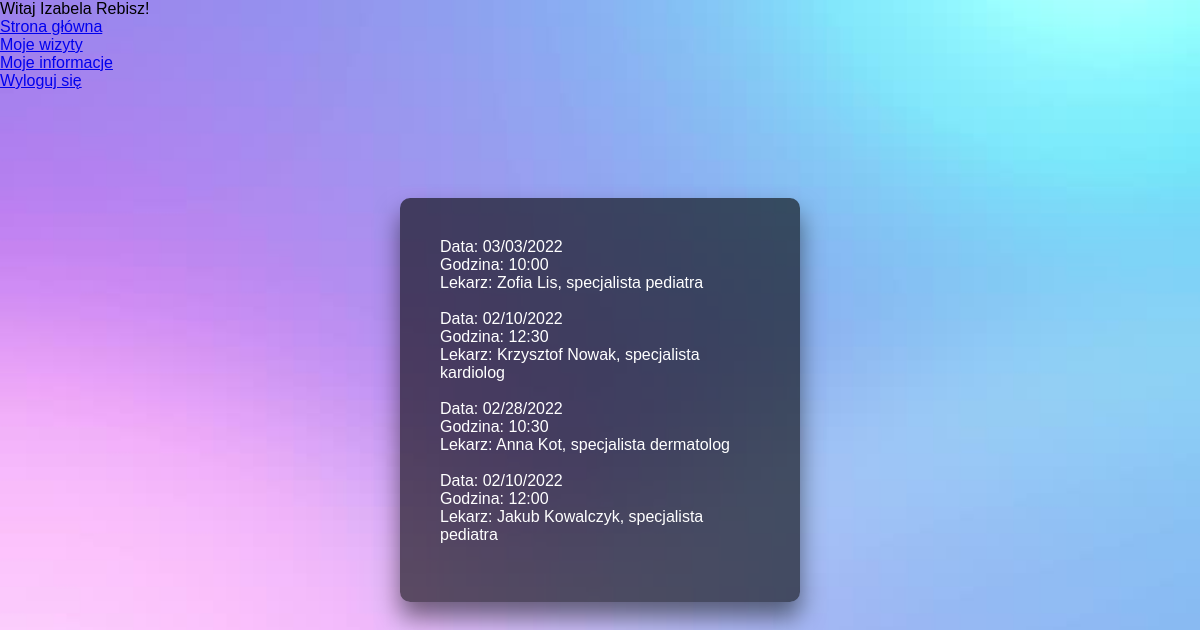
The app's page /moje_wizyty.php (signed in) with its own data.
### tables this page shows
CREATE TABLE `wizyty` (
  `id` int(11) NOT NULL,
  `id_lekarza` int(11) NOT NULL,
  `id_pacjenta` int(11) NOT NULL,
  `data` char(10) NOT NULL,
  `godzina` char(5) NOT NULL
);

CREATE TABLE `lekarze` (
  `id_lekarza` int(11) NOT NULL,
  `imie` char(12) NOT NULL,
  `nazwisko` char(32) NOT NULL,
  `specjalnosc` char(32) NOT NULL
);

### moje_wizyty.php (the view, shortened to what this page needs)
<?php
	echo "Witaj ".$_SESSION['uzytkownik'].'!</br>';
	echo "<a href='strona_glowna.php'>Strona główna</a></br>";
	echo "<a href='moje_wizyty.php'>Moje wizyty</a></br>";
	echo "<a href='moje_informacje.php'>Moje informacje</a></br>";
	echo "<a href='logout.php'>Wyloguj się</a>";
?>
<!DOCTYPE HTML>
<html lang="pl">
<head>
</head>
<body>
	<div class="main">
	<?php
		$pacjent = $_SESSION['id_pacjenta'];
		require_once "polaczenie.php";
		$polaczenie = @new mysqli($host,$db_user,$db_password,$db_name);
		$wizyty = $polaczenie->query("SELECT * FROM wizyty WHERE id_pacjenta='$pacjent'");
		while($rows = $wizyty->fetch_assoc()) {
			echo "Data: ".$rows['data']."</br>";
			echo "Godzina: ".$rows['godzina']."</br>";
			require_once "polaczenie.php";
			$polaczenie2 = @new mysqli($host,$db_user,$db_password,$db_name);
			$id_l = $rows['id_lekarza'];
			$lekarz = $polaczenie2->query("SELECT * FROM lekarze WHERE id_lekarza='$id_l'");
			$lekarz = $lekarz->fetch_assoc();
			echo "Lekarz: ".$lekarz['imie']." ".$lekarz['nazwisko'].", specjalista ".$lekarz['specjalnosc']."</br>"."</br>";
		}
	?>
	</div>
</body>
</html>

### moje_wizyty.php (style rules this page uses)
.main { position: absolute; top: 50%; left: 50%; transform: translate(-50%,-50%); width: 400px; padding: 40px; background: rgba(0, 0, 0, 0.6); box-sizing: border-box; box-shadow: 0 15px 25px rgba(0, 0, 0, 0.5); border-radius: 10px; color: #fff; }
body { margin: 0; padding: 0; font-family: sans-serif; background-image: url(gradient.jpg); background-size: cover; }

### records on screen
wizyty: data "03/03/2022", godzina "10:00", id_lekarza.imie "Zofia", id_lekarza.nazwisko "Lis", id_lekarza.specjalnosc "pediatra"
wizyty: data "02/10/2022", godzina "12:30", id_lekarza.imie "Krzysztof", id_lekarza.nazwisko "Nowak", id_lekarza.specjalnosc "kardiolog"
wizyty: data "02/28/2022", godzina "10:30", id_lekarza.imie "Anna", id_lekarza.nazwisko "Kot", id_lekarza.specjalnosc "dermatolog"
wizyty: data "02/10/2022", godzina "12:00", id_lekarza.imie "Jakub", id_lekarza.nazwisko "Kowalczyk", id_lekarza.specjalnosc "pediatra"

### other values on screen
$_SESSION['uzytkownik'] "Izabela Rebisz"
